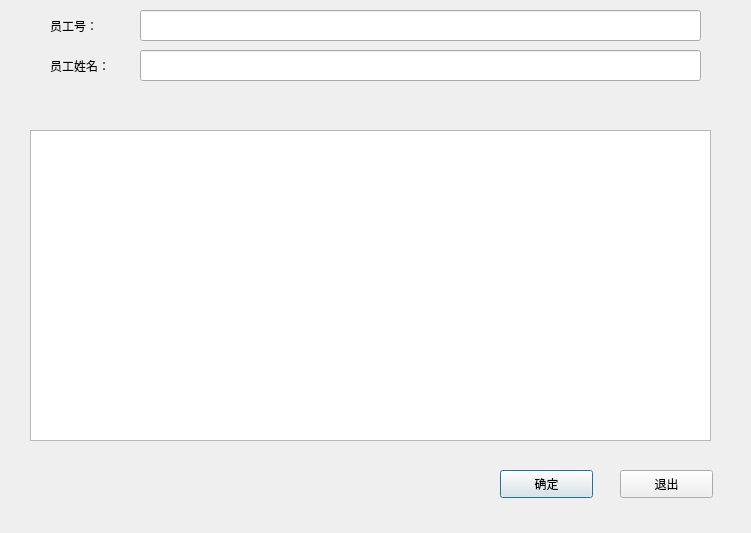
<?xml version="1.0" encoding="UTF-8"?>
<ui version="4.0">
 <class>Dialog</class>
 <widget class="QDialog" name="Dialog">
  <property name="geometry">
   <rect>
    <x>0</x>
    <y>0</y>
    <width>751</width>
    <height>533</height>
   </rect>
  </property>
  <property name="windowTitle">
   <string>根据员工号或员工姓名查找对应员工信息</string>
  </property>
  <widget class="QLabel" name="label">
   <property name="geometry">
    <rect>
     <x>50</x>
     <y>10</y>
     <width>101</width>
     <height>31</height>
    </rect>
   </property>
   <property name="text">
    <string>员工号：</string>
   </property>
  </widget>
  <widget class="QTextBrowser" name="textBrowser">
   <property name="geometry">
    <rect>
     <x>30</x>
     <y>130</y>
     <width>681</width>
     <height>311</height>
    </rect>
   </property>
  </widget>
  <widget class="QLineEdit" name="lineEdit">
   <property name="geometry">
    <rect>
     <x>140</x>
     <y>10</y>
     <width>561</width>
     <height>31</height>
    </rect>
   </property>
  </widget>
  <widget class="QPushButton" name="pushButton">
   <property name="geometry">
    <rect>
     <x>500</x>
     <y>470</y>
     <width>93</width>
     <height>28</height>
    </rect>
   </property>
   <property name="text">
    <string>确定</string>
   </property>
  </widget>
  <widget class="QPushButton" name="pushButton_2">
   <property name="geometry">
    <rect>
     <x>620</x>
     <y>470</y>
     <width>93</width>
     <height>28</height>
    </rect>
   </property>
   <property name="text">
    <string>退出</string>
   </property>
  </widget>
  <widget class="QLabel" name="label_3">
   <property name="geometry">
    <rect>
     <x>280</x>
     <y>90</y>
     <width>161</width>
     <height>31</height>
    </rect>
   </property>
   <property name="text">
    <string>&lt;html&gt;&lt;head/&gt;&lt;body&gt;&lt;p align=&quot;center&quot;&gt;&lt;br/&gt;&lt;/p&gt;&lt;/body&gt;&lt;/html&gt;</string>
   </property>
  </widget>
  <widget class="QLabel" name="label_4">
   <property name="geometry">
    <rect>
     <x>390</x>
     <y>10</y>
     <width>161</width>
     <height>31</height>
    </rect>
   </property>
   <property name="text">
    <string>&lt;html&gt;&lt;head/&gt;&lt;body&gt;&lt;p align=&quot;center&quot;&gt;&lt;br/&gt;&lt;/p&gt;&lt;/body&gt;&lt;/html&gt;</string>
   </property>
  </widget>
  <widget class="QLabel" name="label_2">
   <property name="geometry">
    <rect>
     <x>50</x>
     <y>50</y>
     <width>101</width>
     <height>31</height>
    </rect>
   </property>
   <property name="text">
    <string>员工姓名：</string>
   </property>
  </widget>
  <widget class="QLineEdit" name="lineEdit_2">
   <property name="geometry">
    <rect>
     <x>140</x>
     <y>50</y>
     <width>561</width>
     <height>31</height>
    </rect>
   </property>
  </widget>
 </widget>
 <resources/>
 <connections/>
</ui>
